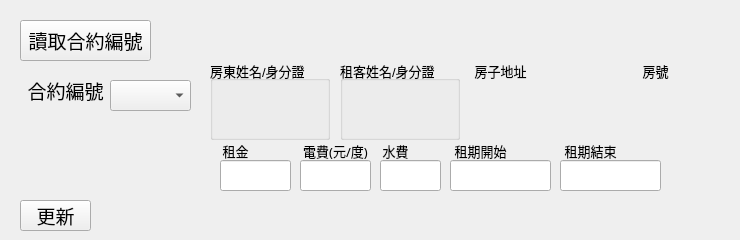
    <widget class="QWidget" name="tab_4">
     <attribute name="title">
      <string>頁面</string>
     </attribute>
     <widget class="QLabel" name="label_22">
      <property name="geometry">
       <rect>
        <x>20</x>
        <y>80</y>
        <width>91</width>
        <height>21</height>
       </rect>
      </property>
      <property name="font">
       <font>
        <family>微軟正黑體</family>
        <pointsize>14</pointsize>
       </font>
      </property>
      <property name="text">
       <string>合約編號</string>
      </property>
      <property name="alignment">
       <set>Qt::AlignCenter</set>
      </property>
     </widget>
     <widget class="QComboBox" name="comboBox_8">
      <property name="geometry">
       <rect>
        <x>110</x>
        <y>80</y>
        <width>81</width>
        <height>31</height>
       </rect>
      </property>
      <property name="font">
       <font>
        <family>微軟正黑體</family>
        <pointsize>12</pointsize>
        <weight>50</weight>
        <bold>false</bold>
       </font>
      </property>
      <property name="cursor">
       <cursorShape>ClosedHandCursor</cursorShape>
      </property>
     </widget>
     <widget class="QPushButton" name="pushButton_7">
      <property name="geometry">
       <rect>
        <x>20</x>
        <y>20</y>
        <width>131</width>
        <height>41</height>
       </rect>
      </property>
      <property name="font">
       <font>
        <pointsize>14</pointsize>
       </font>
      </property>
      <property name="text">
       <string>讀取合約編號</string>
      </property>
     </widget>
     <widget class="QLineEdit" name="lineEdit_12">
      <property name="geometry">
       <rect>
        <x>380</x>
        <y>160</y>
        <width>61</width>
        <height>31</height>
       </rect>
      </property>
      <property name="font">
       <font>
        <family>微軟正黑體</family>
        <pointsize>12</pointsize>
       </font>
      </property>
     </widget>
     <widget class="QLabel" name="label_29">
      <property name="geometry">
       <rect>
        <x>560</x>
        <y>140</y>
        <width>61</width>
        <height>21</height>
       </rect>
      </property>
      <property name="font">
       <font>
        <family>微軟正黑體</family>
        <pointsize>10</pointsize>
       </font>
      </property>
      <property name="text">
       <string>租期結束</string>
      </property>
      <property name="alignment">
       <set>Qt::AlignCenter</set>
      </property>
     </widget>
     <widget class="QLineEdit" name="lineEdit_13">
      <property name="geometry">
       <rect>
        <x>220</x>
        <y>160</y>
        <width>71</width>
        <height>31</height>
       </rect>
      </property>
      <property name="font">
       <font>
        <family>微軟正黑體</family>
        <pointsize>12</pointsize>
       </font>
      </property>
     </widget>
     <widget class="QLabel" name="label_30">
      <property name="geometry">
       <rect>
        <x>300</x>
        <y>140</y>
        <width>71</width>
        <height>21</height>
       </rect>
      </property>
      <property name="font">
       <font>
        <family>微軟正黑體</family>
        <pointsize>10</pointsize>
       </font>
      </property>
      <property name="text">
       <string>電費(元/度)</string>
      </property>
      <property name="alignment">
       <set>Qt::AlignCenter</set>
      </property>
     </widget>
     <widget class="QLabel" name="label_31">
      <property name="geometry">
       <rect>
        <x>450</x>
        <y>140</y>
        <width>61</width>
        <height>21</height>
       </rect>
      </property>
      <property name="font">
       <font>
        <family>微軟正黑體</family>
        <pointsize>10</pointsize>
       </font>
      </property>
      <property name="text">
       <string>租期開始</string>
      </property>
      <property name="alignment">
       <set>Qt::AlignCenter</set>
      </property>
     </widget>
     <widget class="QLineEdit" name="lineEdit_14">
      <property name="geometry">
       <rect>
        <x>560</x>
        <y>160</y>
        <width>101</width>
        <height>31</height>
       </rect>
      </property>
      <property name="font">
       <font>
        <pointsize>12</pointsize>
       </font>
      </property>
     </widget>
     <widget class="QLineEdit" name="lineEdit_15">
      <property name="geometry">
       <rect>
        <x>300</x>
        <y>160</y>
        <width>71</width>
        <height>31</height>
       </rect>
      </property>
      <property name="font">
       <font>
        <family>微軟正黑體</family>
        <pointsize>12</pointsize>
       </font>
      </property>
     </widget>
     <widget class="QLabel" name="label_32">
      <property name="geometry">
       <rect>
        <x>220</x>
        <y>140</y>
        <width>31</width>
        <height>21</height>
       </rect>
      </property>
      <property name="font">
       <font>
        <family>微軟正黑體</family>
        <pointsize>10</pointsize>
       </font>
      </property>
      <property name="text">
       <string>租金</string>
      </property>
      <property name="alignment">
       <set>Qt::AlignCenter</set>
      </property>
     </widget>
     <widget class="QLabel" name="label_33">
      <property name="geometry">
       <rect>
        <x>380</x>
        <y>140</y>
        <width>31</width>
        <height>21</height>
       </rect>
      </property>
      <property name="font">
       <font>
        <family>微軟正黑體</family>
        <pointsize>10</pointsize>
       </font>
      </property>
      <property name="text">
       <string>水費</string>
      </property>
      <property name="alignment">
       <set>Qt::AlignCenter</set>
      </property>
     </widget>
     <widget class="QLineEdit" name="lineEdit_16">
      <property name="geometry">
       <rect>
        <x>450</x>
        <y>160</y>
        <width>101</width>
        <height>31</height>
       </rect>
      </property>
      <property name="font">
       <font>
        <pointsize>12</pointsize>
       </font>
      </property>
     </widget>
     <widget class="QLabel" name="label_34">
      <property name="geometry">
       <rect>
        <x>470</x>
        <y>60</y>
        <width>61</width>
        <height>21</height>
       </rect>
      </property>
      <property name="font">
       <font>
        <family>微軟正黑體</family>
        <pointsize>10</pointsize>
       </font>
      </property>
      <property name="text">
       <string>房子地址</string>
      </property>
      <property name="alignment">
       <set>Qt::AlignCenter</set>
      </property>
     </widget>
     <widget class="QLabel" name="label_35">
      <property name="geometry">
       <rect>
        <x>640</x>
        <y>60</y>
        <width>31</width>
        <height>21</height>
       </rect>
      </property>
      <property name="font">
       <font>
        <family>微軟正黑體</family>
        <pointsize>10</pointsize>
       </font>
      </property>
      <property name="text">
       <string>房號</string>
      </property>
      <property name="alignment">
       <set>Qt::AlignCenter</set>
      </property>
     </widget>
     <widget class="QLabel" name="label_36">
      <property name="geometry">
       <rect>
        <x>470</x>
        <y>80</y>
        <width>161</width>
        <height>31</height>
       </rect>
      </property>
      <property name="font">
       <font>
        <family>微軟正黑體</family>
        <pointsize>14</pointsize>
       </font>
      </property>
      <property name="text">
       <string/>
      </property>
      <property name="alignment">
       <set>Qt::AlignLeading|Qt::AlignLeft|Qt::AlignVCenter</set>
      </property>
     </widget>
     <widget class="QLabel" name="label_37">
      <property name="geometry">
       <rect>
        <x>640</x>
        <y>80</y>
        <width>91</width>
        <height>31</height>
       </rect>
      </property>
      <property name="font">
       <font>
        <family>微軟正黑體</family>
        <pointsize>14</pointsize>
       </font>
      </property>
      <property name="text">
       <string/>
      </property>
      <property name="alignment">
       <set>Qt::AlignLeading|Qt::AlignLeft|Qt::AlignVCenter</set>
      </property>
     </widget>
     <widget class="QPushButton" name="pushButton_8">
      <property name="geometry">
       <rect>
        <x>20</x>
        <y>200</y>
        <width>71</width>
        <height>31</height>
       </rect>
      </property>
      <property name="font">
       <font>
        <family>微軟正黑體</family>
        <pointsize>14</pointsize>
       </font>
      </property>
      <property name="cursor">
       <cursorShape>PointingHandCursor</cursorShape>
      </property>
      <property name="text">
       <string>更新</string>
      </property>
     </widget>
     <widget class="QGroupBox" name="groupBox_3">
      <property name="geometry">
       <rect>
        <x>210</x>
        <y>60</y>
        <width>120</width>
        <height>80</height>
       </rect>
      </property>
      <property name="font">
       <font>
        <pointsize>10</pointsize>
       </font>
      </property>
      <property name="title">
       <string>房東姓名/身分證</string>
      </property>
      <widget class="QLabel" name="label_24">
       <property name="geometry">
        <rect>
         <x>10</x>
         <y>50</y>
         <width>71</width>
         <height>21</height>
        </rect>
       </property>
       <property name="font">
        <font>
         <family>微軟正黑體</family>
         <pointsize>9</pointsize>
        </font>
       </property>
       <property name="text">
        <string/>
       </property>
       <property name="alignment">
        <set>Qt::AlignLeading|Qt::AlignLeft|Qt::AlignVCenter</set>
       </property>
      </widget>
      <widget class="QLabel" name="label_23">
       <property name="geometry">
        <rect>
         <x>10</x>
         <y>20</y>
         <width>91</width>
         <height>31</height>
        </rect>
       </property>
       <property name="font">
        <font>
         <family>微軟正黑體</family>
         <pointsize>14</pointsize>
        </font>
       </property>
       <property name="text">
        <string/>
       </property>
       <property name="alignment">
        <set>Qt::AlignLeading|Qt::AlignLeft|Qt::AlignVCenter</set>
       </property>
      </widget>
     </widget>
     <widget class="QGroupBox" name="groupBox_4">
      <property name="geometry">
       <rect>
        <x>340</x>
        <y>60</y>
        <width>120</width>
        <height>80</height>
       </rect>
      </property>
      <property name="font">
       <font>
        <pointsize>10</pointsize>
       </font>
      </property>
      <property name="title">
       <string>租客姓名/身分證</string>
      </property>
      <widget class="QLabel" name="label_28">
       <property name="geometry">
        <rect>
         <x>10</x>
         <y>50</y>
         <width>71</width>
         <height>21</height>
        </rect>
       </property>
       <property name="font">
        <font>
         <family>微軟正黑體</family>
         <pointsize>9</pointsize>
        </font>
       </property>
       <property name="text">
        <string/>
       </property>
       <property name="alignment">
        <set>Qt::AlignLeading|Qt::AlignLeft|Qt::AlignVCenter</set>
       </property>
      </widget>
      <widget class="QLabel" name="label_27">
       <property name="geometry">
        <rect>
         <x>10</x>
         <y>20</y>
         <width>91</width>
         <height>31</height>
        </rect>
       </property>
       <property name="font">
        <font>
         <family>微軟正黑體</family>
         <pointsize>14</pointsize>
        </font>
       </property>
       <property name="text">
        <string/>
       </property>
       <property name="alignment">
        <set>Qt::AlignLeading|Qt::AlignLeft|Qt::AlignVCenter</set>
       </property>
      </widget>
     </widget>
    </widget>
